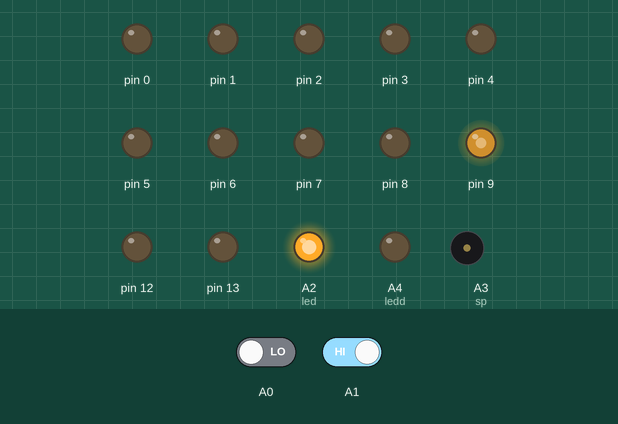
This sketch was run on a simulated Arduino Uno, built with avr-gcc and run on an emulated ATmega328P. On the bench: output pins drawn as LEDs (lit = HIGH), buzzer (waves = sounding). Dashed ring = blinking. The inputs (shaded band) are chosen by the test bench; at power-on: A0 LOW, A1 HIGH.

Above: at 1.2 s.
1.3 s: A0 driven HIGH
At 2.7 s:
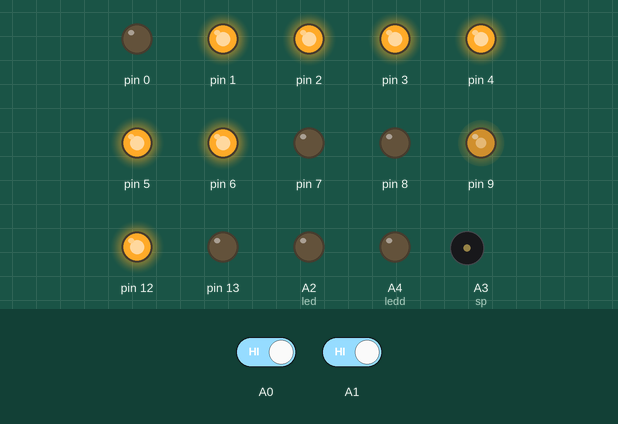
3.5 s: A0 driven LOW and A1 driven LOW
6.5 s: A0 driven HIGH
At 7.05 s:
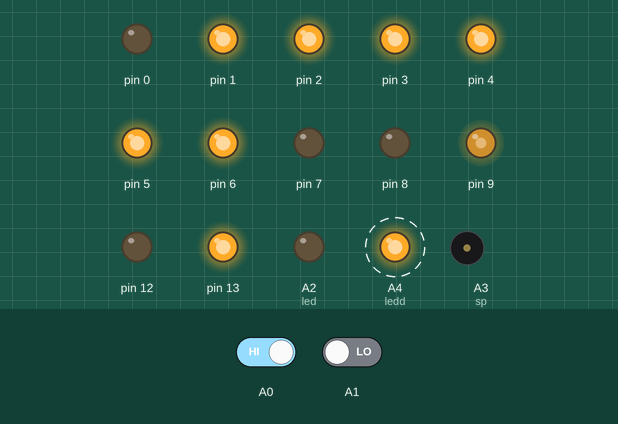
9.5 s: A1 driven HIGH
At 13.7 s:
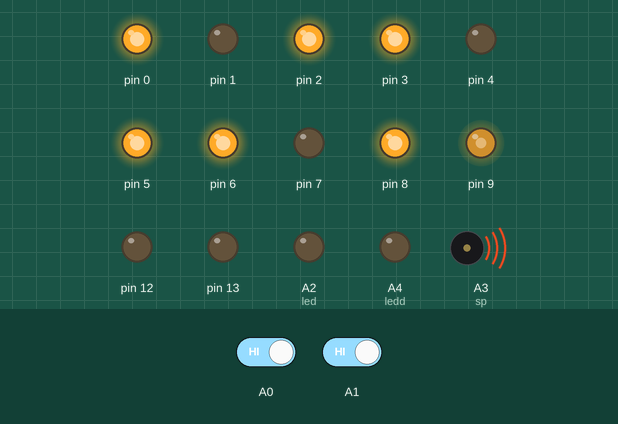
15.0 s: A0 driven LOW
At 17.75 s:
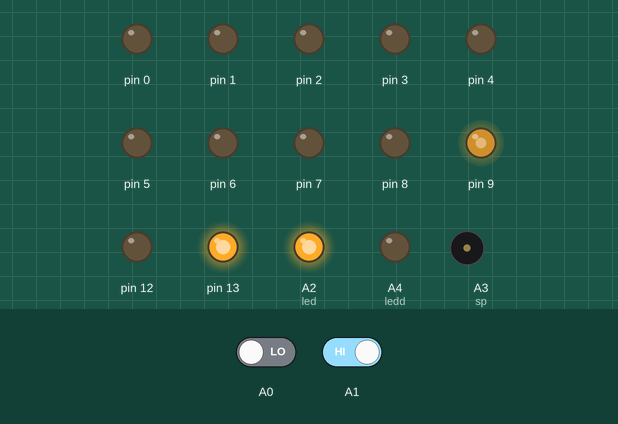
18.0 s: A0 driven HIGH
At 18.6 s:
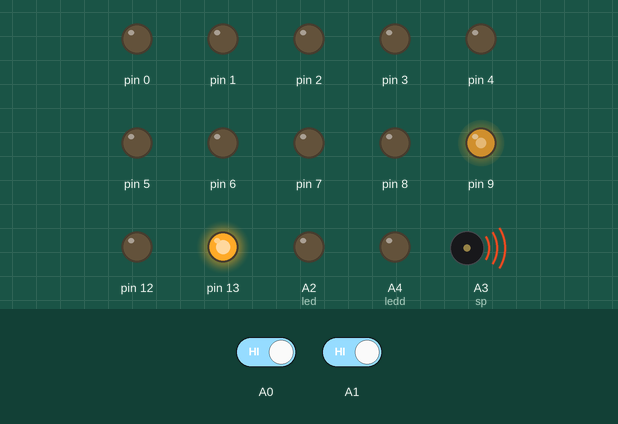
Timing chart, 0 to 21.0 s (numbered marks = the images above; inputs shaded):
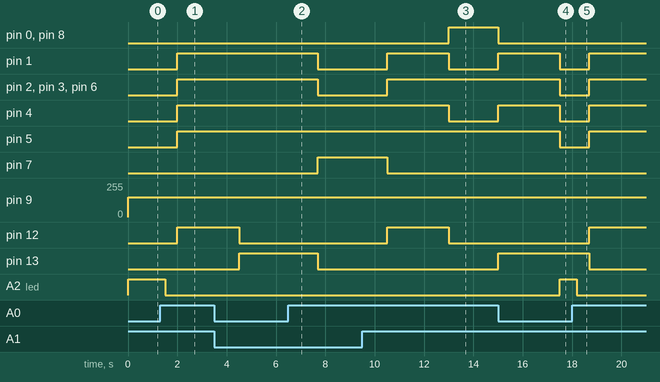

The sketch:

sketch_jul28a.ino
```cpp
int tt = 0;            //前進時間初始值
int sp = A3;            //蜂鳴器
int sw1 = 0;           //總開關
int sw2 = 0;           //前端感測
const int led = A2;    //待命燈
const int ledd = A4;   //閃爍LED
const byte LEDs[4] = {B1111110,B0110000,B1101101,B0000000};
void setup() {
  pinMode(A0,INPUT);   //總開關
  pinMode(A1,INPUT);   //前端感測開關
  pinMode(A2,OUTPUT);  //待命燈
  pinMode(sp,OUTPUT);  //蜂鳴器
  pinMode(A4,OUTPUT);
  pinMode(7,OUTPUT);   //馬達輸出1
  pinMode(8,OUTPUT);   //馬達輸出2
  pinMode(9,OUTPUT);   //馬達智能角
  pinMode(12,OUTPUT);  //夾取馬達1
  pinMode(13,OUTPUT);  //夾取馬達2
  DDRD = B11111111;    //0~6腳為七段

}

void loop() {
  sw1= digitalRead(A0);
  sw2= digitalRead(A1);
  analogWrite(9,150);
  if ( sw1 == HIGH){
      digitalWrite(ledd,HIGH);
      delay(100);
      digitalWrite(ledd,LOW);
      delay(100);
    digitalWrite(led,LOW);
    //馬達正反轉(含七段)
    //正轉
    if( sw2 == LOW){
      tone(sp,430);
      delay(500);
      noTone(sp);
      PORTD = LEDs[1];
      digitalWrite(7,HIGH);
      digitalWrite(8,LOW);
      digitalWrite(12,LOW);
      digitalWrite(13,LOW);
      tt++;
      delay(1);
    } else {
      noTone(sp);
      tone(sp,500);
      delay(500);
      noTone(sp);
      tt=tt/2;
      PORTD = LEDs[0];
      digitalWrite(7,LOW);
      digitalWrite(8,LOW);
      for (int i = 0 ; i <=4 ; i++){
        digitalWrite(12,HIGH);
        digitalWrite(13,LOW);
        delay(500);
      }
      PORTD = LEDs[2];
      digitalWrite(7,LOW);
      digitalWrite(8,HIGH);
      digitalWrite(12,LOW);
      digitalWrite(13,LOW);
      delay(tt);
      while(tt!=0){
        tone(sp,500);
        delay(500);
        tone(sp,1000);
        delay(500);
        tt--;
        delay(1);
      }
      noTone(sp);
      PORTD = LEDs[0];
      digitalWrite(7,LOW);
      digitalWrite(8,LOW);
      for (int i = 0 ; i <=4 ; i++){
        digitalWrite(12,LOW);
        digitalWrite(13,HIGH);
        delay(500);
      }
     }
  } else {
    noTone(sp);
    tt = 0;
    PORTD = LEDs[4];
    digitalWrite(led,HIGH);
  }
}
```

Measured:
- after the input at 1.3 s, pin 1–6, pin 12: LOW → HIGH after 0.70 s; A2 (led): HIGH → LOW after 0.20 s; A4 (ledd): LOW → HIGH at once, → LOW 0.10 s later; tone on A3 (sp): silent → 500 Hz after 0.20 s, → silent 0.50 s later
- after the input at 6.5 s, pin 1–3, pin 6: HIGH → LOW after 1.2 s instead of 0.50 s; pin 4, pin 5: stays HIGH (without the input it goes to LOW after 0.50 s); pin 7: LOW → HIGH after 1.2 s; pin 13: HIGH → LOW after 1.2 s; A2 (led): stays LOW (without the input it goes to HIGH after 0.50 s)
- after the input at 9.5 s, pin 0, pin 8: LOW → HIGH after 3.5 s; pin 1, pin 12: LOW → HIGH after 1.0 s, → LOW 2.5 s later; pin 2, pin 3, pin 6: LOW → HIGH after 1.0 s; pin 4: HIGH → LOW after 3.5 s; pin 7: HIGH → LOW after 1.0 s
- after the input at 15.0 s, pin 2, pin 3, pin 5, pin 6: HIGH → LOW after 2.5 s; A2 (led): LOW → HIGH after 2.5 s; A4 (ledd): stays LOW (without the input it goes to HIGH after 2.5 s)
- after the input at 18.0 s, pin 1–6, pin 12: LOW → HIGH after 0.70 s; pin 13: HIGH → LOW after 0.70 s; A2 (led): HIGH → LOW after 0.20 s; A4 (ledd): LOW → HIGH at once, → LOW 0.10 s later; tone on A3 (sp): silent → 500 Hz after 0.20 s, → silent 0.50 s later
